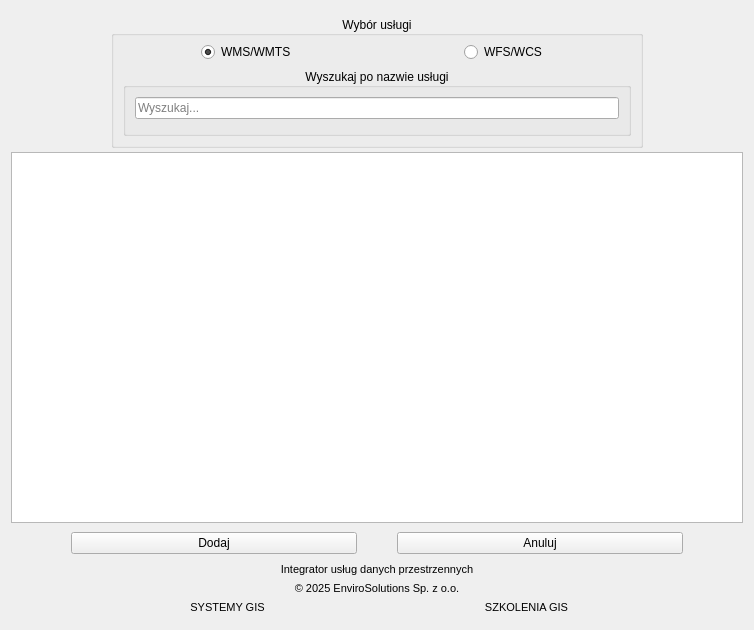
<?xml version="1.0" encoding="UTF-8"?>
<ui version="4.0">
 <class>IntegratorPluginDialogBase</class>
 <widget class="QDialog" name="IntegratorPluginDialogBase">
  <property name="geometry">
   <rect>
    <x>0</x>
    <y>0</y>
    <width>754</width>
    <height>630</height>
   </rect>
  </property>
  <property name="maximumSize">
   <size>
    <width>1200</width>
    <height>800</height>
   </size>
  </property>
  <property name="windowTitle">
   <string>Integrator usług danych przestrzennych</string>
  </property>
  <property name="windowIcon">
   <iconset>
    <normaloff>images/icon.svg</normaloff>images/icon.svg</iconset>
  </property>
  <property name="styleSheet">
   <string notr="true"/>
  </property>
  <property name="sizeGripEnabled">
   <bool>false</bool>
  </property>
  <layout class="QGridLayout" name="gridLayout_2">
   <property name="horizontalSpacing">
    <number>6</number>
   </property>
   <property name="verticalSpacing">
    <number>4</number>
   </property>
   <item row="4" column="0" colspan="2">
    <widget class="QTableView" name="services_table">
     <property name="toolTip">
      <string>Wciśnij Ctrl aby zaznaczyć więcej usług</string>
     </property>
     <property name="frameShape">
      <enum>QFrame::StyledPanel</enum>
     </property>
     <property name="selectionBehavior">
      <enum>QAbstractItemView::SelectRows</enum>
     </property>
    </widget>
   </item>
   <item row="6" column="0" colspan="2">
    <layout class="QGridLayout" name="gridLayout_3">
     <property name="topMargin">
      <number>5</number>
     </property>
     <property name="bottomMargin">
      <number>5</number>
     </property>
     <item row="0" column="1">
      <widget class="QPushButton" name="add_btn">
       <property name="enabled">
        <bool>true</bool>
       </property>
       <property name="toolTip">
        <string>Dodaje usługę do projektu</string>
       </property>
       <property name="text">
        <string>Dodaj</string>
       </property>
       <property name="autoDefault">
        <bool>false</bool>
       </property>
      </widget>
     </item>
     <item row="0" column="2">
      <spacer name="horizontalSpacer_3">
       <property name="orientation">
        <enum>Qt::Horizontal</enum>
       </property>
       <property name="sizeType">
        <enum>QSizePolicy::Preferred</enum>
       </property>
       <property name="sizeHint" stdset="0">
        <size>
         <width>40</width>
         <height>20</height>
        </size>
       </property>
      </spacer>
     </item>
     <item row="0" column="3">
      <widget class="QPushButton" name="reject_btn">
       <property name="toolTip">
        <string>Czyści zaznaczone wiersze tabeli</string>
       </property>
       <property name="text">
        <string>Anuluj</string>
       </property>
       <property name="autoDefault">
        <bool>false</bool>
       </property>
      </widget>
     </item>
     <item row="0" column="0">
      <spacer name="horizontalSpacer">
       <property name="orientation">
        <enum>Qt::Horizontal</enum>
       </property>
       <property name="sizeType">
        <enum>QSizePolicy::Minimum</enum>
       </property>
       <property name="sizeHint" stdset="0">
        <size>
         <width>60</width>
         <height>20</height>
        </size>
       </property>
      </spacer>
     </item>
     <item row="0" column="4">
      <spacer name="horizontalSpacer_2">
       <property name="orientation">
        <enum>Qt::Horizontal</enum>
       </property>
       <property name="sizeType">
        <enum>QSizePolicy::Minimum</enum>
       </property>
       <property name="sizeHint" stdset="0">
        <size>
         <width>60</width>
         <height>20</height>
        </size>
       </property>
      </spacer>
     </item>
    </layout>
   </item>
   <item row="8" column="0" colspan="2">
    <layout class="QHBoxLayout" name="Stopka">
     <property name="spacing">
      <number>5</number>
     </property>
     <property name="leftMargin">
      <number>5</number>
     </property>
     <property name="topMargin">
      <number>0</number>
     </property>
     <property name="rightMargin">
      <number>5</number>
     </property>
     <property name="bottomMargin">
      <number>5</number>
     </property>
     <item>
      <widget class="QLabel" name="img_main">
       <property name="maximumSize">
        <size>
         <width>60</width>
         <height>60</height>
        </size>
       </property>
       <property name="text">
        <string/>
       </property>
       <property name="pixmap">
        <pixmap>images/icon.svg</pixmap>
       </property>
       <property name="scaledContents">
        <bool>true</bool>
       </property>
       <property name="alignment">
        <set>Qt::AlignCenter</set>
       </property>
       <property name="margin">
        <number>12</number>
       </property>
      </widget>
     </item>
     <item>
      <layout class="QGridLayout" name="gridLayout_11">
       <property name="spacing">
        <number>6</number>
       </property>
       <item row="2" column="0">
        <widget class="QLabel" name="lbl_email_3">
         <property name="font">
          <font>
           <pointsize>8</pointsize>
          </font>
         </property>
         <property name="text">
          <string>&lt;html&gt;&lt;head/&gt;&lt;body&gt;&lt;p&gt;&lt;a href=&quot;https://envirosolutions.pl/systemy-opensource-gis/?utm_source=stopka&amp;utm_medium=wtyczka&amp;utm_campaign=organic&amp;utm_term=integrator_uslug_danych_przestrzennych&quot;&gt;&lt;span style=&quot; text-decoration: underline; color:#0000ff;&quot;&gt;SYSTEMY GIS&lt;/span&gt;&lt;/a&gt;&lt;/p&gt;&lt;/body&gt;&lt;/html&gt;</string>
         </property>
         <property name="textFormat">
          <enum>Qt::MarkdownText</enum>
         </property>
         <property name="alignment">
          <set>Qt::AlignCenter</set>
         </property>
         <property name="openExternalLinks">
          <bool>true</bool>
         </property>
         <property name="textInteractionFlags">
          <set>Qt::TextBrowserInteraction</set>
         </property>
        </widget>
       </item>
       <item row="2" column="1">
        <widget class="QLabel" name="label">
         <property name="font">
          <font>
           <pointsize>8</pointsize>
          </font>
         </property>
         <property name="text">
          <string>&lt;html&gt;&lt;head/&gt;&lt;body&gt;&lt;p&gt;&lt;a href=&quot;https://envirosolutions.pl/oferta-szkoleniowa/?utm_source=stopka&amp;utm_medium=wtyczka&amp;utm_campaign=organic&amp;utm_term=integrator_uslug_danych_przestrzennych&quot;&gt;&lt;span style=&quot; text-decoration: underline; color:#0000ff;&quot;&gt;SZKOLENIA GIS&lt;/span&gt;&lt;/a&gt;&lt;/p&gt;&lt;/body&gt;&lt;/html&gt;</string>
         </property>
         <property name="textFormat">
          <enum>Qt::MarkdownText</enum>
         </property>
         <property name="alignment">
          <set>Qt::AlignCenter</set>
         </property>
         <property name="openExternalLinks">
          <bool>true</bool>
         </property>
         <property name="textInteractionFlags">
          <set>Qt::TextBrowserInteraction</set>
         </property>
        </widget>
       </item>
       <item row="1" column="0" colspan="2">
        <widget class="QLabel" name="lbl_copyrights_3">
         <property name="font">
          <font>
           <pointsize>8</pointsize>
          </font>
         </property>
         <property name="text">
          <string>&lt;html&gt;&lt;head/&gt;&lt;body&gt;&lt;p&gt;© 2025 EnviroSolutions Sp. z o.o.&lt;/p&gt;&lt;/body&gt;&lt;/html&gt;</string>
         </property>
         <property name="textFormat">
          <enum>Qt::RichText</enum>
         </property>
         <property name="alignment">
          <set>Qt::AlignCenter</set>
         </property>
         <property name="openExternalLinks">
          <bool>true</bool>
         </property>
         <property name="textInteractionFlags">
          <set>Qt::TextBrowserInteraction</set>
         </property>
        </widget>
       </item>
       <item row="0" column="0" colspan="2">
        <widget class="QLabel" name="lbl_pluginVersion">
         <property name="font">
          <font>
           <pointsize>8</pointsize>
          </font>
         </property>
         <property name="text">
          <string>Integrator usług danych przestrzennych</string>
         </property>
         <property name="alignment">
          <set>Qt::AlignCenter</set>
         </property>
        </widget>
       </item>
      </layout>
     </item>
     <item>
      <widget class="QLabel" name="img_es">
       <property name="sizePolicy">
        <sizepolicy hsizetype="Maximum" vsizetype="Minimum">
         <horstretch>0</horstretch>
         <verstretch>0</verstretch>
        </sizepolicy>
       </property>
       <property name="maximumSize">
        <size>
         <width>60</width>
         <height>60</height>
        </size>
       </property>
       <property name="font">
        <font>
         <pointsize>19</pointsize>
        </font>
       </property>
       <property name="mouseTracking">
        <bool>true</bool>
       </property>
       <property name="text">
        <string/>
       </property>
       <property name="pixmap">
        <pixmap>images/es_logo.svg</pixmap>
       </property>
       <property name="scaledContents">
        <bool>true</bool>
       </property>
       <property name="margin">
        <number>0</number>
       </property>
      </widget>
     </item>
    </layout>
   </item>
   <item row="0" column="0" colspan="2">
    <layout class="QGridLayout" name="gridLayout">
     <property name="topMargin">
      <number>5</number>
     </property>
     <item row="0" column="2">
      <widget class="QGroupBox" name="services_groupbox">
       <property name="sizePolicy">
        <sizepolicy hsizetype="Minimum" vsizetype="Minimum">
         <horstretch>0</horstretch>
         <verstretch>0</verstretch>
        </sizepolicy>
       </property>
       <property name="title">
        <string>Wybór usługi</string>
       </property>
       <property name="alignment">
        <set>Qt::AlignCenter</set>
       </property>
       <layout class="QVBoxLayout" name="verticalLayout_3">
        <property name="topMargin">
         <number>6</number>
        </property>
        <item>
         <layout class="QGridLayout" name="gridLayout_8">
          <item row="0" column="1" alignment="Qt::AlignHCenter">
           <widget class="QRadioButton" name="wfs_rdbtn">
            <property name="toolTip">
             <string>pozwala szybko wyszukiwać najaktualniejsze dane dla zadanego obszaru</string>
            </property>
            <property name="text">
             <string>WFS/WCS</string>
            </property>
            <property name="checked">
             <bool>false</bool>
            </property>
           </widget>
          </item>
          <item row="0" column="0" alignment="Qt::AlignHCenter">
           <widget class="QRadioButton" name="wms_rdbtn">
            <property name="toolTip">
             <string>Pozwala na pobieranie danych aktualnych i archiwalnych</string>
            </property>
            <property name="text">
             <string>WMS/WMTS</string>
            </property>
            <property name="checked">
             <bool>true</bool>
            </property>
           </widget>
          </item>
         </layout>
        </item>
        <item>
         <widget class="QGroupBox" name="groupBox">
          <property name="inputMethodHints">
           <set>Qt::ImhFormattedNumbersOnly</set>
          </property>
          <property name="title">
           <string>Wyszukaj po nazwie usługi</string>
          </property>
          <property name="alignment">
           <set>Qt::AlignCenter</set>
          </property>
          <layout class="QVBoxLayout" name="verticalLayout">
           <item>
            <widget class="QLineEdit" name="search_lineedit">
             <property name="sizePolicy">
              <sizepolicy hsizetype="Minimum" vsizetype="Fixed">
               <horstretch>0</horstretch>
               <verstretch>0</verstretch>
              </sizepolicy>
             </property>
             <property name="placeholderText">
              <string>Wyszukaj...</string>
             </property>
             <property name="clearButtonEnabled">
              <bool>true</bool>
             </property>
            </widget>
           </item>
           <item>
            <spacer name="verticalSpacer">
             <property name="orientation">
              <enum>Qt::Vertical</enum>
             </property>
             <property name="sizeType">
              <enum>QSizePolicy::Minimum</enum>
             </property>
             <property name="sizeHint" stdset="0">
              <size>
               <width>20</width>
               <height>5</height>
              </size>
             </property>
            </spacer>
           </item>
          </layout>
         </widget>
        </item>
       </layout>
      </widget>
     </item>
     <item row="0" column="1">
      <spacer name="horizontalSpacer_4">
       <property name="orientation">
        <enum>Qt::Horizontal</enum>
       </property>
       <property name="sizeType">
        <enum>QSizePolicy::Fixed</enum>
       </property>
       <property name="sizeHint" stdset="0">
        <size>
         <width>100</width>
         <height>20</height>
        </size>
       </property>
      </spacer>
     </item>
     <item row="0" column="3">
      <spacer name="horizontalSpacer_5">
       <property name="orientation">
        <enum>Qt::Horizontal</enum>
       </property>
       <property name="sizeType">
        <enum>QSizePolicy::Fixed</enum>
       </property>
       <property name="sizeHint" stdset="0">
        <size>
         <width>100</width>
         <height>20</height>
        </size>
       </property>
      </spacer>
     </item>
    </layout>
   </item>
  </layout>
 </widget>
 <tabstops>
  <tabstop>wms_rdbtn</tabstop>
  <tabstop>wfs_rdbtn</tabstop>
 </tabstops>
 <resources/>
 <connections>
  <connection>
   <sender>reject_btn</sender>
   <signal>clicked()</signal>
   <receiver>services_table</receiver>
   <slot>clearSelection()</slot>
   <hints>
    <hint type="sourcelabel">
     <x>768</x>
     <y>531</y>
    </hint>
    <hint type="destinationlabel">
     <x>442</x>
     <y>333</y>
    </hint>
   </hints>
  </connection>
 </connections>
</ui>
